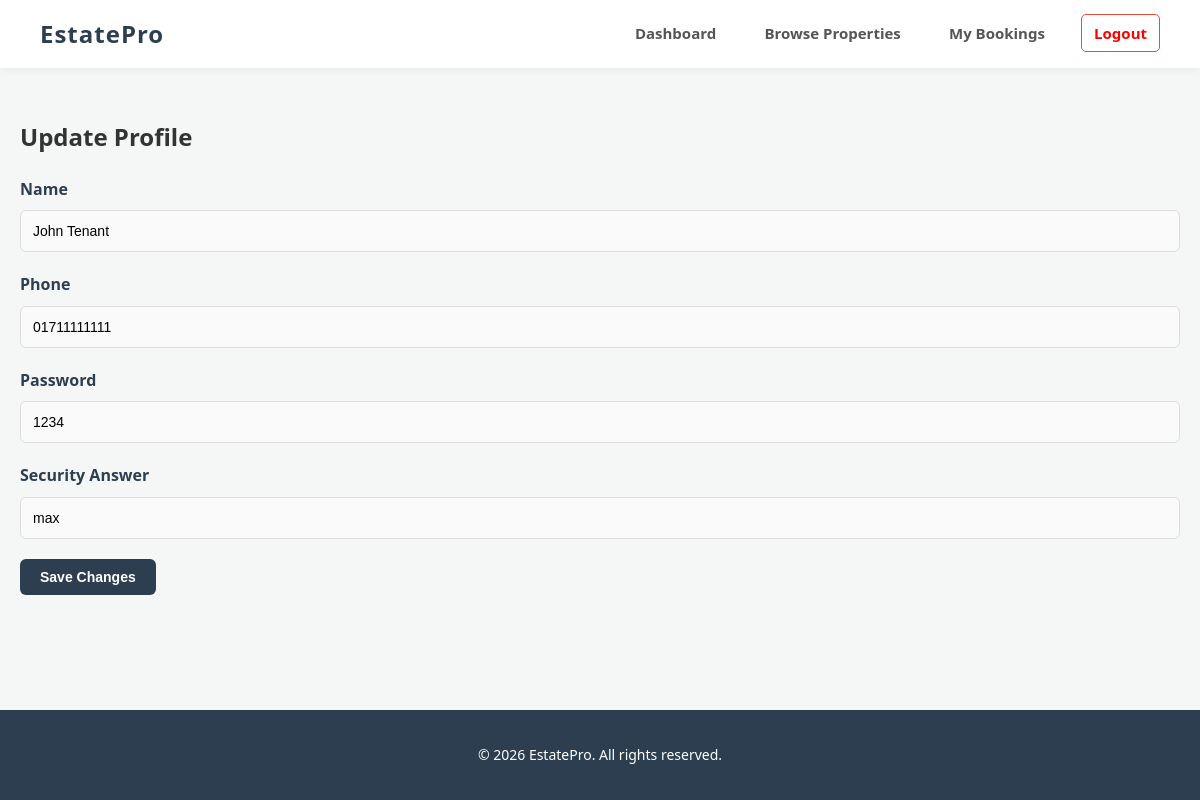
Screenshot of /index.php?action=profile (signed in) with the database file from the repository.
### tables this page shows
CREATE TABLE `user` (
  `user_id` varchar(15) NOT NULL,
  `name` varchar(15) NOT NULL,
  `password` varchar(15) NOT NULL,
  `phone` varchar(15) NOT NULL,
  `security_answer` varchar(15) NOT NULL
);

### controllers/UserController.php (called while the page is built, shortened)
<?php
include_once 'models/UserModel.php';
class UserController {
    private $model;
    public function __construct() {
        $database = new Database();
        $db = $database->connect();
        $this->model = new UserModel($db);
    }
    public function profile() {
        $user_data = $this->model->getUserDetails($_SESSION['user_id']);
        include 'views/user/profile.php';
    }
}
?>

### models/UserModel.php (called while the page is built, shortened)
<?php
class UserModel {
    private $conn;
    public function __construct($db) {
        $this->conn = $db;
    }
    public function getUserDetails($user_id) {
        $sql = "SELECT * FROM user WHERE user_id = '$user_id'";
        return $this->conn->query($sql)->fetch_assoc();
    }
}
?>

### views/user/profile.php (the view, shortened to what this page needs)
<?php include 'views/layout/header.php'; ?>
    <div class="container">
        <h2>Update Profile</h2>
        <form action="index.php?action=profile" method="POST" class="profile-card">
            <div class="form-group">
                <label>Name</label>
                <input type="text" name="name" value="<?php echo htmlspecialchars($user_data['name']); ?>" required>
            </div>
            <div class="form-group">
                <label>Phone</label>
                <input type="text" name="phone" value="<?php echo htmlspecialchars($user_data['phone']); ?>" required>
            </div>
            <div class="form-group">
                <label>Password</label>
                <input type="text" name="password" value="<?php echo htmlspecialchars($user_data['password']); ?>" required>
            </div>
            <div class="form-group">
                <label>Security Answer</label>
                <input type="text" name="security_answer" value="<?php echo htmlspecialchars($user_data['security_answer']); ?>" required>
            </div>
            <button type="submit" class="btn">Save Changes</button>
        </form>
    </div>
<?php include 'views/layout/footer.php'; ?>

### css/style.css (style rules this page uses)
:root { --primary: #2c3e50; --secondary: #3498db; --accent: #1abc9c; --danger: #e74c3c; --warning: #f39c12; --success: #27ae60; --light: #f4f7f6; --white: #ffffff; --dark-text: #333333; --muted-text: #7f8c8d; }
* { box-sizing: border-box; }
body { font-family: 'Segoe UI', Tahoma, Geneva, Verdana, sans-serif; background-color: var(--light); margin: 0; padding: 0; color: var(--dark-text); line-height: 1.6; display: flex; flex-direction: column; min-height: 100vh; }
.container { max-width: 1200px; margin: 30px auto; padding: 0 20px; width: 100%; flex: 1; }
.form-group { margin-bottom: 20px; }
.form-group label { display: block; margin-bottom: 8px; font-weight: 600; color: var(--primary); }
input[type="text"], input[type="number"], input[type="password"], input[type="email"], input[type="date"], input[type="time"], textarea, select { width: 100%; padding: 12px; border: 1px solid #ddd; border-radius: 6px; font-size: 14px; transition: border 0.3s; background: #fafafa; }
.btn { display: inline-block; padding: 10px 20px; background-color: var(--primary); color: var(--white); border: none; border-radius: 6px; font-size: 14px; font-weight: 600; cursor: pointer; text-align: center; transition: background 0.3s; }

### rows the page displays
user: name "John Tenant", phone "01711111111", password "1234", security_answer "max"
